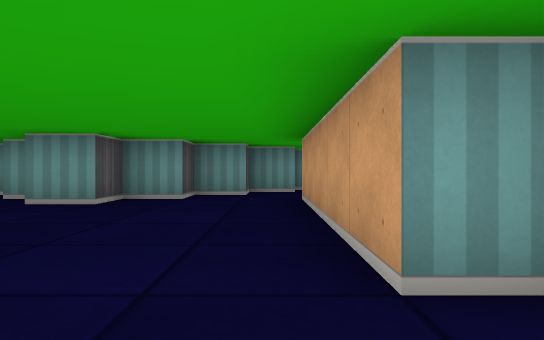
[1] (above)

18 first-person views from a walk through a cub3D maze. The camera is about half as high as the walls, looks level and sees 70° across. The floor is counted in squares. Each view is taken from the middle of a square. On the plan, view 1 faces up. The plan holds only what a view shows up to about 9 squares ahead; the rest is blank.

[2]
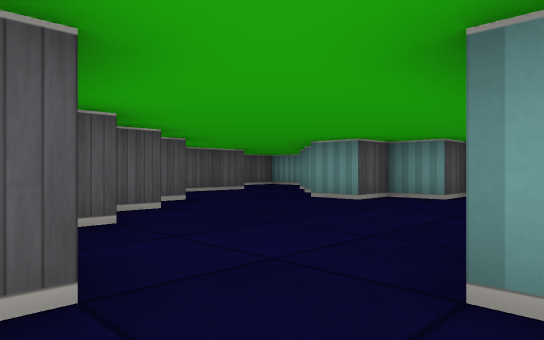

[3]
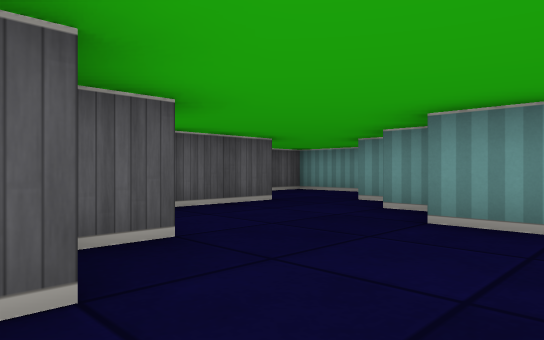

[4]
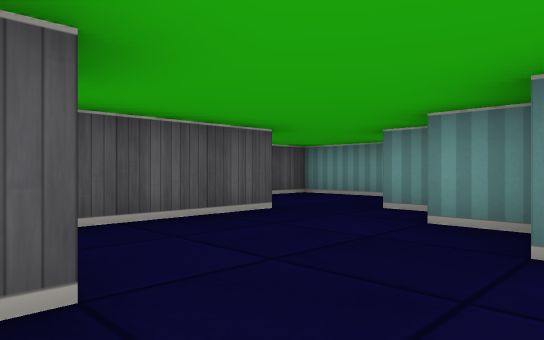

[5]
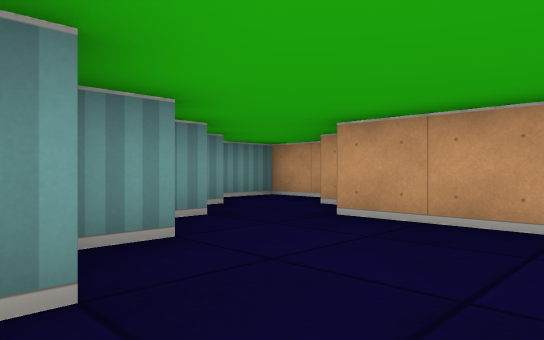

[6]
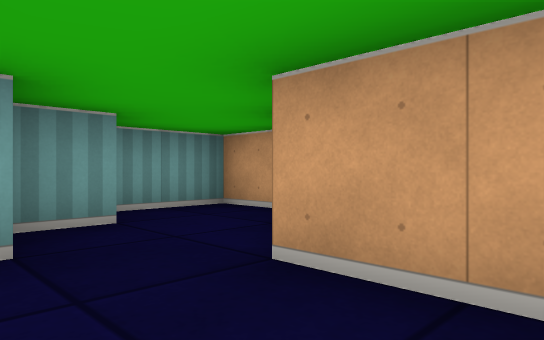

[7]
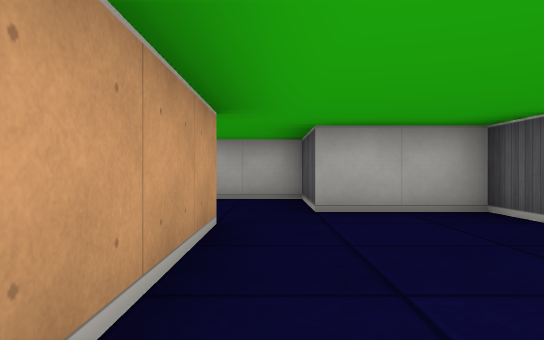

[8]
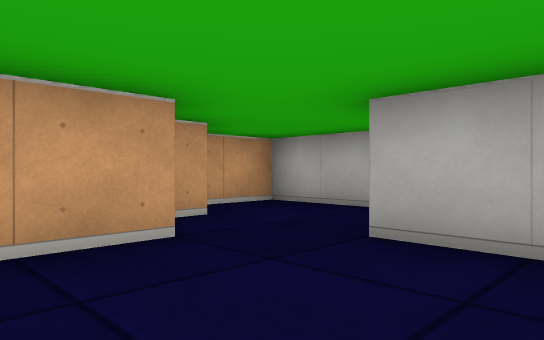

[9]
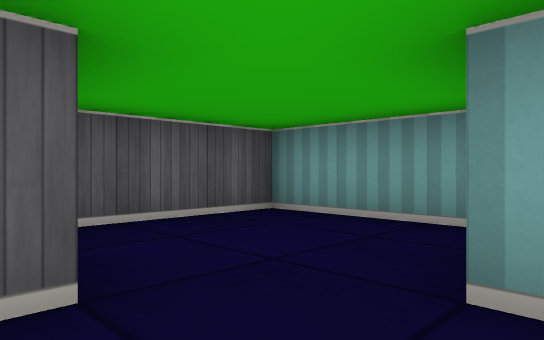

[10]
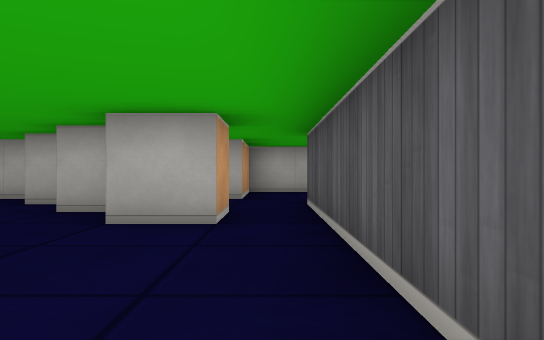

[11]
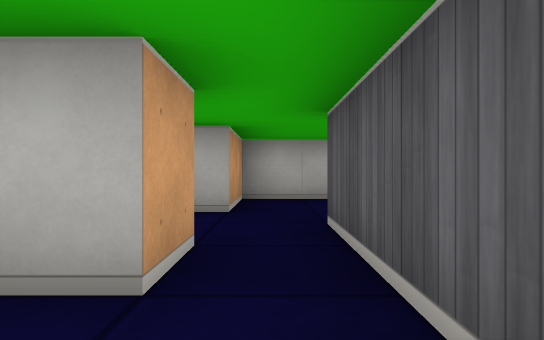

[12]
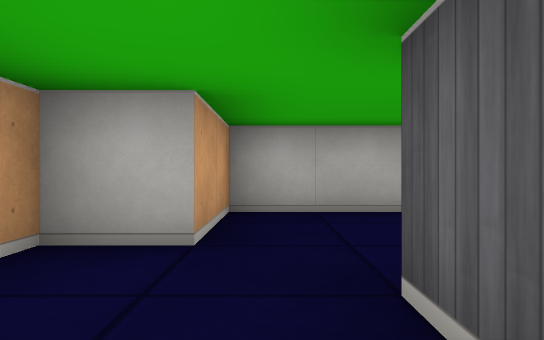

[13]
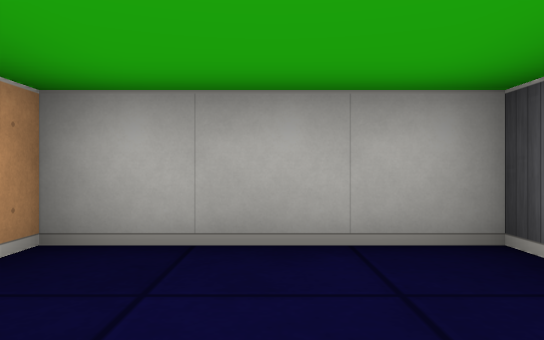

[14]
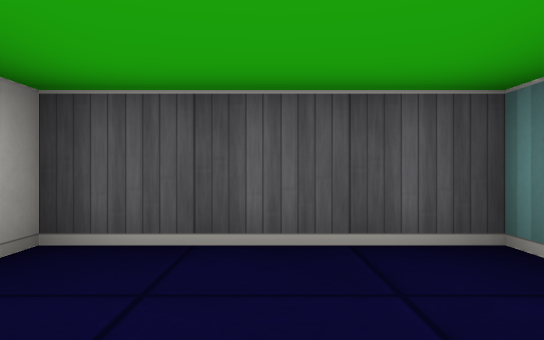

[15]
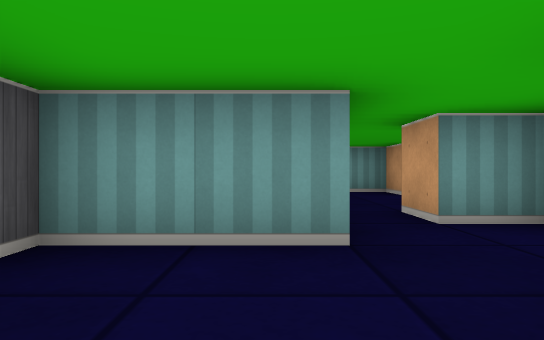

[16]
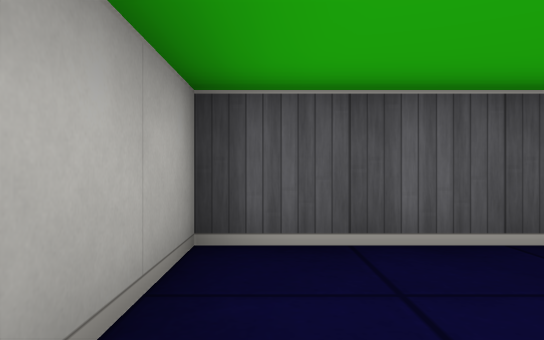

[17]
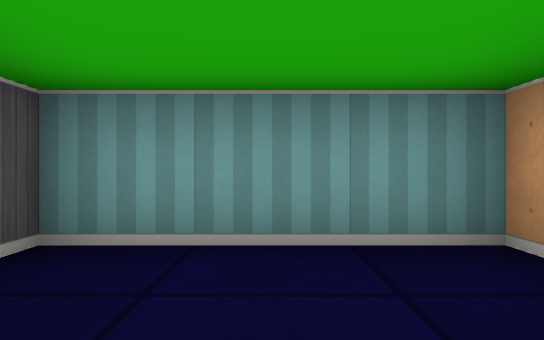

[18]
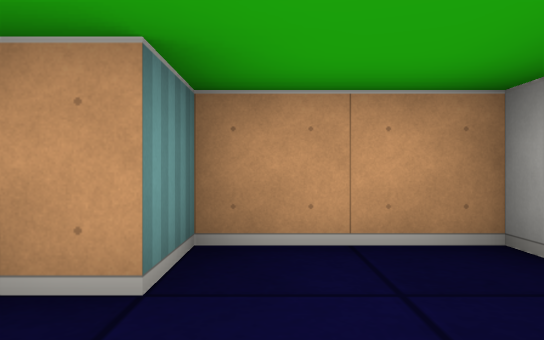

### Floor plan
Ten units are one square. View 1 is at (0, 0); x grows to the right and y downward. Boxes are objects, and circles mark ways between rooms. Rooms are numbered by the first view taken in them; rooms with no view inside come last. Other rooms are left out.
<svg viewBox="-90 -100 120 120">
<path fill="none" stroke="#000" d="M-36 -65 -45 -65 -45 -75 -55 -75M-41 -25 -35 -25 -35 -19M-30 -15 -25 -15 -25 -5 -5 -5 -5 15 25 15 25 -5 15 -5 15 -11M-55 -25 -55 -35 -45 -35 -45 -25M5 -85 -5 -85 -5 -75 -15 -75 -15 -65 -25 -65 -25 -55 -35 -55M11 -15 5 -15 5 -65M25 -82 25 -95 9 -95M-55 -95 -85 -95 -85 -65 -65 -65 -65 -15M-65 -15 -85 -15 -85 15 -55 15 -55 -5 -45 -5M-45 -25 -55 -25"/>
<circle cx="-60" cy="-25" r="3" fill="#2a7"/>
<text x="-20" y="-50">1</text>
<text x="-70" y="0">2</text>
</svg>
Room 1 opens to room 2.

Where each view was taken, in squares from view 1:
view 1: 0 up, 0 right, facing up
view 2: 0 up, 1 right, facing up-left
view 3: 2 up, 2 left, facing up-left
view 4: 3 up, 3 left, facing up-left
view 5: 4 up, 3 left, facing up-right
view 6: 5 up, 1 left, facing up-right
view 7: 5 up, 0 right, facing down
view 8: 3 up, 2 left, facing down-right
view 9: 6 up, 5 left, facing up-left
view 10: 7 up, 6 left, facing down
view 11: 5 up, 6 left, facing down
view 12: 3 up, 6 left, facing down
view 13: 1 up, 7 left, facing down
view 14: 0 up, 6 left, facing left
view 15: 1 down, 7 left, facing up
view 16: 7 up, 6 left, facing left
view 17: 7 up, 7 left, facing up
view 18: 0 up, 0 right, facing right
